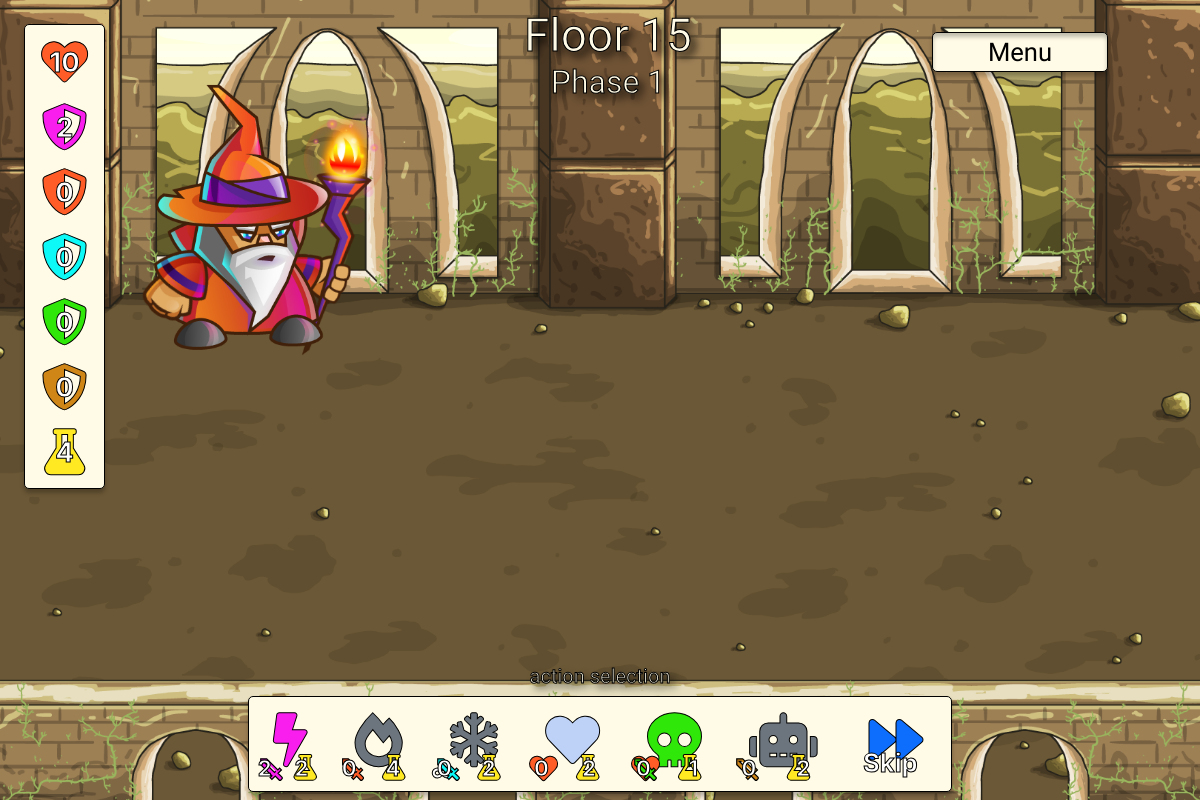
The app's page /battle/ (signed in), older data.
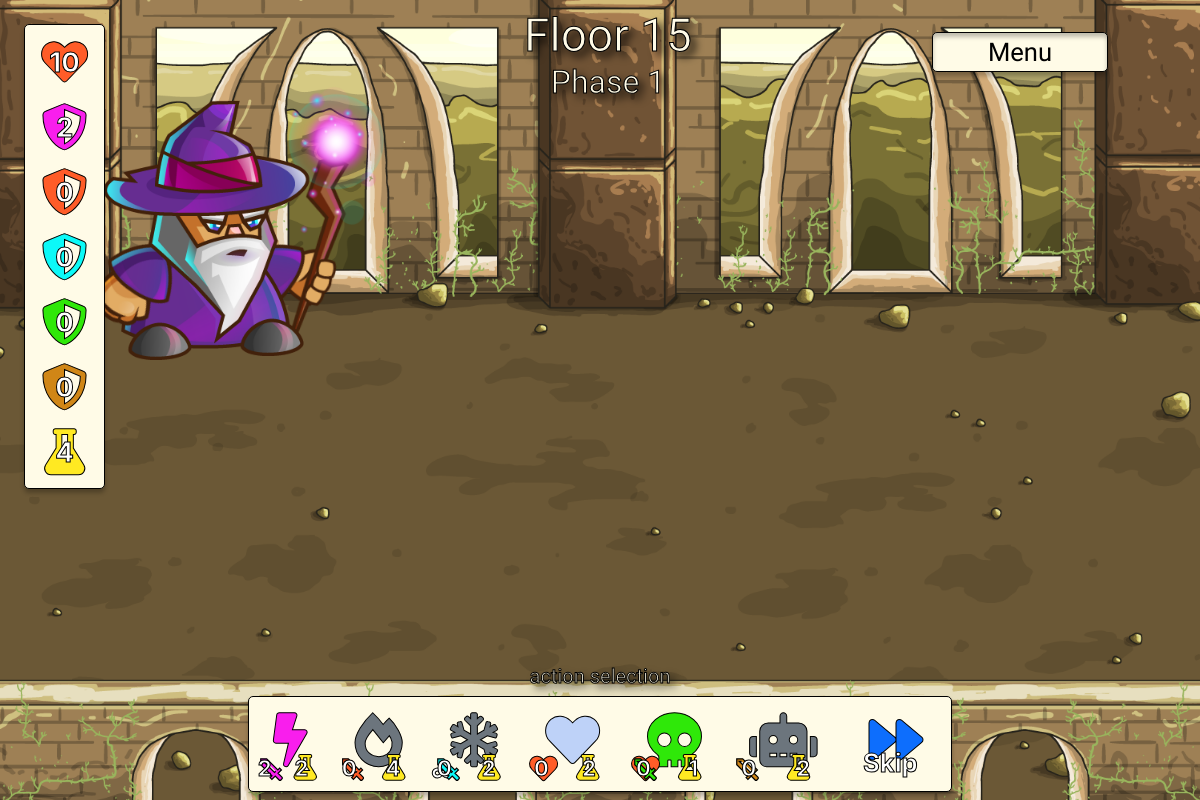
The same page, newer data.
### profiles/models.py (models this page shows, shortened)
class Player(models.Model):
    date_time_created = models.DateTimeField(auto_now=True)
    user = models.ForeignKey(User, on_delete=models.CASCADE)
    type = models.ForeignKey(Player_type, on_delete=models.CASCADE)
    fire_defense = models.IntegerField(default=0)
    ice_defense = models.IntegerField(default=0)
    drain_defense = models.IntegerField(default=0)
    lightning_defense = models.IntegerField(default=0)
    physical_defense = models.IntegerField(default=0)
    fire_attack_power = models.IntegerField(default=0)
    fire_attack_cost = models.IntegerField(default=4)
    ice_attack_power = models.IntegerField(default=0)
    ice_attack_cost = models.IntegerField(default=2)
    drain_attack_power = models.IntegerField(default=0)
    drain_attack_cost = models.IntegerField(default=1)
    lightning_attack_power = models.IntegerField(default=0)
    lightning_attack_cost = models.IntegerField(default=2)
    golem_attack_power = models.IntegerField(default=0)
    golem_attack_cost = models.IntegerField(default=2)
    healing_power = models.IntegerField(default=0)
    healing_attack_cost = models.IntegerField(default=0)
    mana_current = models.IntegerField(default=0)
    mana_max = models.IntegerField(default=0)
    health_current = models.IntegerField(default=0)
    health_max = models.IntegerField(default=0)
    hand = models.ManyToManyField(Hand_card)

class Player_type(models.Model):
    selected = models.CharField(max_length=2, choices=settings.PLAYER_STYLES)
    image_idle = models.ImageField(null=True, blank=True)
    image_idle_url = models.URLField(null=True, blank=True)
    image_attack = models.ImageField(null=True, blank=True)
    image_attack_url = models.URLField(null=True, blank=True)
    image_die = models.ImageField(null=True, blank=True)
    image_die_url = models.URLField(null=True, blank=True)

### battle/views.py (the view)
# urls.py: path('', views.battle_screen, name='battle-screen'),
def battle_screen(request):
    current_user = request.user
    player = Player.objects.get(user=current_user)
    cards = Card.objects.all()
    foo = "Foo"
    bar = "Foo"
    context = {
        'player': player,
        'cards': cards,
        'foo': foo,
        'bar': bar,
    }
    return render(request, 'battle/battle.html', context)

### battle/templates/battle/battle.html (shortened to what this page needs)
{% extends 'base.html' %}
{% load static %}
{% block extra_css %}
<link rel="stylesheet" href="{% static 'battle/css/battle.css' %}">
{% endblock %}
{% block body_background %}class="battle-bg"{% endblock %}
{% block content %}
<div class="container-fluid">
    <div class="row m-2 z1000 floor">
        <div class="col-12">
            <div class="row">
                <div class="col-12 title text-center">
                    <h1 class="medium-large-text mb-0">Floor 15</h1>
                    <h2 class="fs-2">Phase 1</h2>
                </div>
                <div class="col-2 offset-9 mt-1 mt-md-4 z500">
                    <div class="position-relative d-grid">
                        <a class="position-relative button medium-text text-center" href="{% url 'home:main-menu' %}">
                            Menu
                        </a>
                    </div>
                </div>
            </div>
        </div>
    </div>
    <div class="row">
        <div class="col-1 m-2 m-lg-4 z500 stats-bar">
            <ul class="list-unstyled mt-2 mb-2 medium-large-text stroke text-center">
                <li class="mt-lg-2 fire stroke">
                    <span class="fa-stack stat-icon fa-fw">
                        <i class="fas fa-stack-1x fa-heart"></i>
                        <span class="fa-stack-1x fa-inverse stat-number">10</span>
                    </span>
                </li>
                <li class="mt-lg-2 lightning stroke">
                    <span class="fa-stack stat-icon fa-fw">
                        <i class="fas fa-stack-1x fa-shield-alt"></i>
                        <span class="fa-stack-1x fa-inverse stat-number">2</span>
                    </span>
                </li>
                <li class="mt-lg-2 fire stroke">
                    <span class="fa-stack stat-icon fa-fw">
                        <i class="fas fa-stack-1x fa-shield-alt"></i>
                        <span class="fa-stack-1x fa-inverse stat-number">0</span>
                    </span>
                </li>
                <li class="mt-lg-2 ice stroke">
                    <span class="fa-stack stat-icon fa-fw">
                        <i class="fas fa-stack-1x fa-shield-alt"></i>
                        <span class="fa-stack-1x fa-inverse stat-number">0</span>
                    </span>
                </li>
                <li class="mt-lg-2 drain stroke">
                    <span class="fa-stack stat-icon fa-fw">
                        <i class="fas fa-stack-1x fa-shield-alt"></i>
                        <span class="fa-stack-1x fa-inverse stat-number">0</span>
                    </span>
                </li>
                <li class="mt-lg-2 golem stroke">
                    <span class="fa-stack stat-icon fa-fw">
                        <i class="fas fa-stack-1x fa-shield-alt"></i>
                        <span class="fa-stack-1x fa-inverse stat-number">0</span>
                    </span>
                </li>
                <li class="mt-lg-2 mana stroke">
                    <span class="fa-stack stat-icon fa-fw">
                        <i class="fas fa-stack-1x fa-flask"></i>
                        <span class="fa-stack-1x fa-inverse stat-number">4</span>
                    </span>
                </li>
            </ul>
        </div>
        <div class="col-12 z0 battle-screen">
            <div class="row h-100">
                <div class="col-4 h-75 d-flex justify-content-end align-items-end">
                    <img src="{{MEDIA_URL}}{{ player.type.image_idle.name }}" class="player-image" alt="player">
                </div>
                <div class="col-8"></div>
            </div>
        </div>
        <div class="col-12 h-100 z2000 card-screen">
            <div class="row h-100 display-flex justify-content-between">
            </div>
        </div>
        <div class="col-12">
            <div class="row z500 d-flex fixed-bottom justify-content-center">
                <div class="col-12">
                    <div class="row">
                        <div class="col-12 title text-center">
                            <h3 class="fs-5">action selection</h3>
                        </div>
                    </div>
                </div>
                <div class="col-12 ml-4 mb-2 action-bar">
                    <div class="row d-flex justify-content-between">
                        <div class="col px-2 m-lg-2">
                            <div class="row">
                                <i class="fas m-2 action-icon fa-bolt lightning stroke"></i>
                            </div>
                            <div class="row action-stats">
                                <div class="col p-1 position-relative">
                                    <span><img class="position-absolute action-effect"
                                            src="{{MEDIA_URL}}sword_lightning.svg" alt="lightning attack"></span>
                                    <span class="position-absolute fa-inverse stat-number stroke">2</span>
                                </div>
                                <div class="col p-1 position-relative">
                                    <i class="position-absolute fas action-cost mana medium-text fa-flask stroke"></i>
                                    <span class="position-absolute fa-inverse stat-number stroke">2</span>
                                </div>
                            </div>
                        </div>
                        <div class="col px-2 m-lg-2">
                            <div class="row">
                                <i class="fas m-2 action-icon fa-fire-alt fire text-muted stroke"></i>
                            </div>
                            <div class="row action-stats">
                                <div class="col p-1 position-relative">
                                    <span><img class="position-absolute action-effect" src="{{MEDIA_URL}}sword_fire.svg"
                                            alt="fire attack"></span>
                                    <span class="position-absolute fa-inverse stat-number stroke">0</span>
                                </div>
                                <div class="col p-1 position-relative">
                                    <i class="position-absolute fas action-cost mana medium-text fa-flask stroke"></i>
                                    <span class="position-absolute fa-inverse stat-number stroke">4</span>
                                </div>
                            </div>
                        </div>
                        <div class="col px-2 m-lg-2">
                            <div class="row">
                                <i class="fas m-2 action-icon fa-snowflake text-muted ice stroke"></i>
                            </div>
                            <div class="row action-stats">
                                <div class="col p-1 position-relative">
                                    <span><img class="position-absolute action-effect" src="{{MEDIA_URL}}sword_ice.svg"
                                            alt="ice attack"></span>
                                    <span class="position-absolute fa-inverse stat-number stroke">0</span>
                                </div>
                                <div class="col p-1 position-relative">
                                    <i class="position-absolute fas action-cost mana medium-text fa-flask stroke"></i>
                                    <span class="position-absolute fa-inverse stat-number stroke">2</span>
                                </div>
                            </div>
                        </div>
                        <div class="col px-2 m-lg-2">
                            <div class="row">
                                <i class="fas m-2 action-icon fa-heart healing stroke"></i>
                            </div>
                            <div class="row action-stats">
                                <div class="col p-1 position-relative">
                                    <span><i class="position-absolute fas fa-heart fire stroke fs-3"></i></span>
                                    <span class="position-absolute fa-inverse stat-number stroke">0</span>
                                </div>
                                <div class="col p-1 position-relative">
                                    <i class="position-absolute fas action-cost mana medium-text fa-flask stroke"></i>
                                    <span class="position-absolute fa-inverse stat-number stroke">2</span>
                                </div>
                            </div>
                        </div>
                        <div class="col px-2 m-lg-2">
                            <div class="row">
                                <i class="fas m-2 action-icon fa-skull drain stroke"></i>
                            </div>
                            <div class="row action-stats">
                                <div class="col p-1 position-relative">
                                    <span><img class="position-absolute action-effect"
                                            src="{{MEDIA_URL}}sword_drain.svg" alt="drain attack"></span>
                                    <span class="position-absolute fa-inverse stat-number stroke">0</span>
                                </div>
                                <div class="col p-1 position-relative">
                                    <i class="position-absolute fas action-cost mana medium-text fa-flask stroke"></i>
                                    <span class="position-absolute fa-inverse stat-number stroke">1</span>
                                </div>
                            </div>
                        </div>
                        <div class="col px-2 m-lg-2">
                            <div class="row">
                                <i class="fas m-2 action-icon fa-robot golem text-muted stroke"></i>
                            </div>
                            <div class="row action-stats">
                                <div class="col p-1 position-relative">
                                    <span><img class="position-absolute action-effect"
                                            src="{{MEDIA_URL}}sword_golem.svg" alt="golem attack"></span>
                                    <span class="position-absolute fa-inverse stat-number stroke">0</span>
                                </div>
                                <div class="col p-1 position-relative">
                                    <i class="position-absolute fas action-cost mana medium-text fa-flask stroke"></i>
                                    <span class="position-absolute fa-inverse stat-number stroke">2</span>
                                </div>
                            </div>
                        </div>
                        <div class="col m-lg-2">
                            <div class="row">
                                <i class="fas m-2 action-icon fa-forward lightning text-primary stroke"></i>
                            </div>
                            <div class="row action-stats">
                                <div class="col p1 position-relative">
                                    <span class="position-absolute medium-text fa-inverse stat-skip stroke">Skip</span>
                                </div>
                            </div>
                        </div>
                    </div>
                </div>
            </div>
        </div>
    </div>
</div>
{% endblock %}

### templates/base.html (shortened to what this page needs)
{% load static %}
<!DOCTYPE html>
<html lang="en">
<head>
    {% block corecss %}
    <link rel="stylesheet" href="https://use.fontawesome.com/releases/v5.15.4/css/all.css"
>
    <link rel="stylesheet" href="{% static 'css/base.css' %}">
    <link href="https://cdn.jsdelivr.net/npm/bootstrap@5.1.1/dist/css/bootstrap.min.css" rel="stylesheet"
>
    {% endblock %}
    {% block extra_css %}
    {% endblock %}
</head>
<body {% block body_background %}{% endblock %}>
    {% block content %}
    {% endblock %}
</body>
</html>

Row changes from the older to the newer data that the page shows:
removed Player: type.image_idle.name (picture)
added Player: type.image_idle.name (picture)
